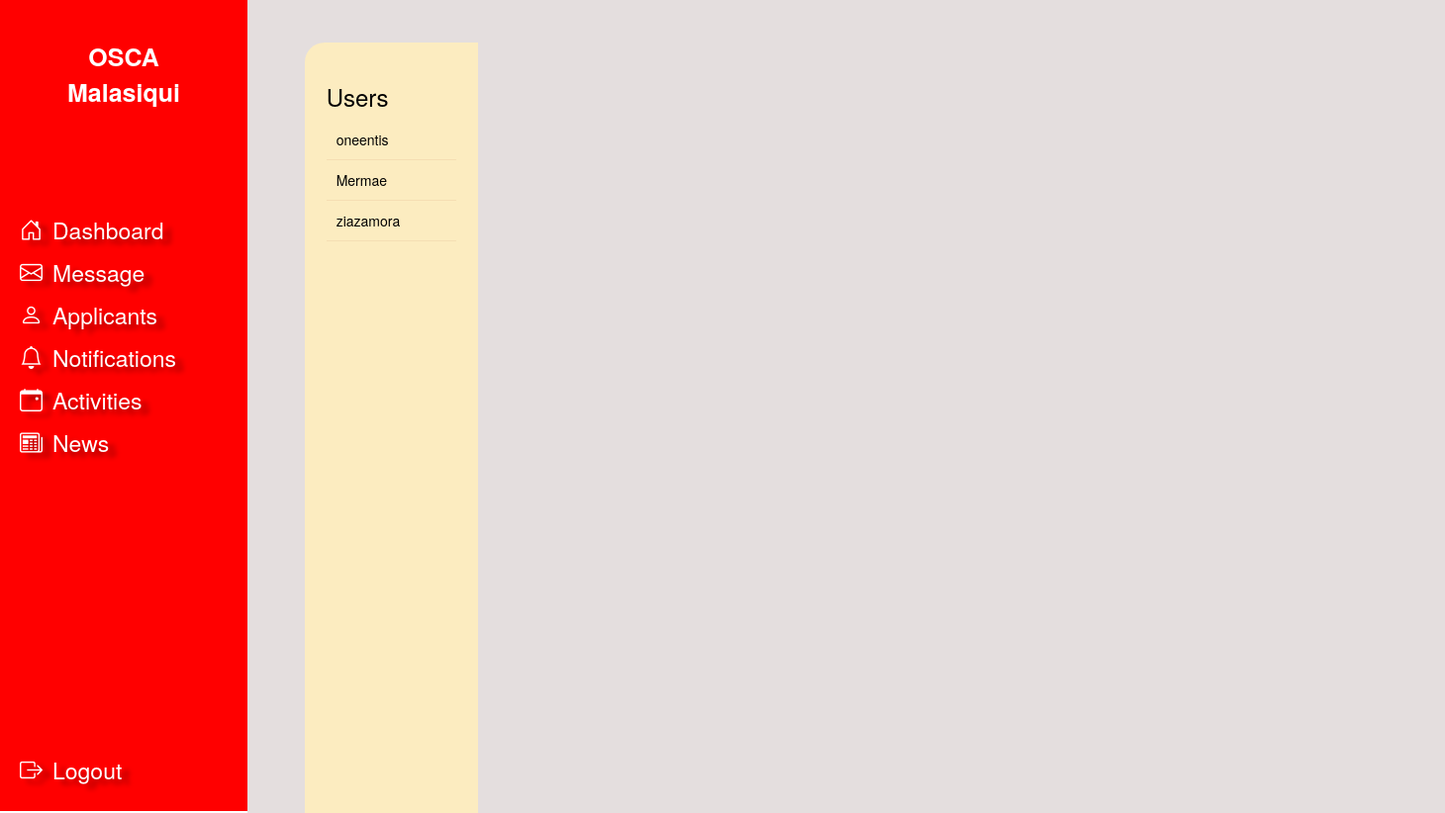
Screenshot of /admin/chat.php (signed in) with the database file from the repository.
### tables this page shows
CREATE TABLE `users` (
  `osca_id` bigint NOT NULL,
  `email` varchar(255) DEFAULT NULL,
  `last_name` varchar(50) NOT NULL,
  `first_name` varchar(50) NOT NULL,
  `middle_name` varchar(50) DEFAULT NULL,
  `suffix` varchar(5) DEFAULT NULL,
  `sex` varchar(10) NOT NULL,
  `birth_day` date NOT NULL,
  `address` varchar(255) NOT NULL,
  `phone_number` bigint NOT NULL,
  `oneByOne_id_path` varchar(255) DEFAULT NULL,
  `status` varchar(10) NOT NULL DEFAULT 'pending',
  `member_status` varchar(50) DEFAULT NULL,
  `classification` varchar(100) NOT NULL,
  `civil_status` varchar(100) NOT NULL,
  `blood_type` varchar(20) NOT NULL,
  `education` varchar(100) NOT NULL,
  `employment` varchar(100) NOT NULL,
  `religion` varchar(30) NOT NULL,
  `username` varchar(100) NOT NULL,
  `password` varchar(100) NOT NULL,
  `created_at` timestamp(6) NOT NULL DEFAULT CURRENT_TIMESTAMP(6),
  `updated_at` timestamp(6) NOT NULL DEFAULT CURRENT_TIMESTAMP(6),
  `deleted_at` timestamp(6) NULL DEFAULT NULL
);

### admin/chat.php (the view, shortened to what this page needs)
<?php
include '../database/db_connection.php';
$stmt = $pdo->query("SELECT osca_id, username FROM users");
$users = $stmt->fetchAll(PDO::FETCH_ASSOC);
?>
<!DOCTYPE html>
<html lang="en">
<head>
    <link rel="stylesheet" href="./assets/style.css">
    <link rel="stylesheet" href="./assets/chat.css">
    <link rel="stylesheet" href="https://maxcdn.bootstrapcdn.com/bootstrap/3.4.1/css/bootstrap.min.css">
    <link href="https://cdn.jsdelivr.net/npm/bootstrap-icons/font/bootstrap-icons.css" rel="stylesheet">
</head>
<body>
    <nav class="sidebar">
        <?php include '.././components/admin-nav.php'; ?>
    </nav>
    <div class="main-content">
        <div class="container">
            <div class="row rowchat">
                <div class="col-sm-12 chatflex">
                    <div class="user-list userside">
                        <h3>Users</h3>
                        <?php foreach ($users as $user): ?>
                            <div class="user" data-id="<?= $user['osca_id']; ?>">
                                <?= htmlspecialchars($user['username']); ?>
                            </div>
                        <?php endforeach; ?>
                    </div>
                </div>
            </div>
        </div>
    </div>
</body>
</html>

### admin/assets/style.css (style rules this page uses)
body { display: flex; min-height: 100vh; margin: 0; overflow-x: hidden; }
.main-content { background-color: rgb(228, 222, 222); }
.sidebar { background-color:red; color: white; min-width: 250px; max-width: 250px; height: 100vh; padding: 20px 0; position: fixed; display: flex; flex-direction: column; }
.main-content { margin-left: 250px; padding: 20px; width: 100%; }

### admin/assets/chat.css (style rules this page uses)
body { display: flex; font-family: Arial, sans-serif; }
.user-list { width: 25%; height: 100vh; overflow-y: auto; }
.user { padding: 10px; cursor: pointer; border-bottom: 1px solid wheat; }
.rowchat { display: flex ; flex-direction: row; flex-wrap: wrap; padding:2%; border-radius: 15px; }
.userside { width: 16%; background-color: rgb(252 236 192); color: black; border-radius: 20px 0 0 20px; padding: 2%; }
.chatflex { display: flex ; flex-direction: row; }

### rows the page displays
users: username "oneentis"
users: username "Mermae"
users: username "ziazamora"
